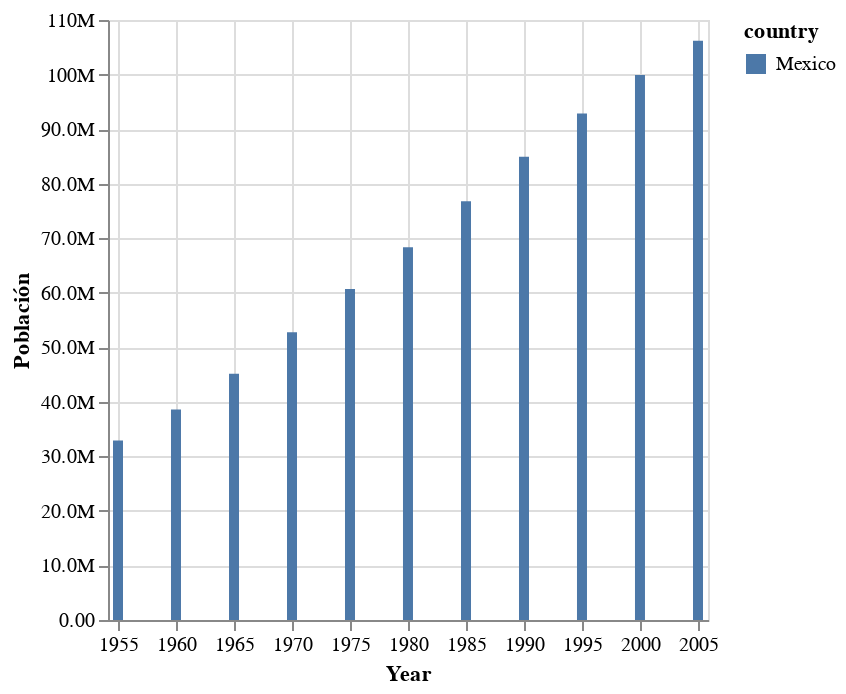

Notebook source saved alongside this figure:
### Markdown cell above
## Barras

### Code cell
alt.Chart(data_pais).mark_bar().encode(
    x = alt.X('year:T', title='Year'),
    y = alt.Y('pop', title = 'Población', axis = alt.Axis(format='.3s')),
    color = alt.Color('country'),
)

### Figure 1 — Vega-Lite specification as saved in the notebook (floating-point values rounded to 4 significant figures)
{"config": {"view": {"continuousWidth": 300, "continuousHeight": 300}}, "data": {"name": "data-4f35a0cdab91884dd1a345a8043cd8f3"}, "mark": {"type": "bar"}, "encoding": {"color": {"field": "country", "type": "nominal"}, "x": {"field": "year", "title": "Year", "type": "temporal"}, "y": {"axis": {"format": ".3s"}, "field": "pop", "title": "Población", "type": "quantitative"}}, "$schema": "https://vega.github.io/schema/vega-lite/v5.20.1.json", "datasets": {"data-4f35a0cdab91884dd1a345a8043cd8f3": [{"year": "1955-01-01T00:00:00", "country": "Mexico", "cluster": 3, "pop": 32929914, "life_expect": 55.19, "fertility": 6.8}, {"year": "1960-01-01T00:00:00", "country": "Mexico", "cluster": 3, "pop": 38578505, "life_expect": 58.3, "fertility": 6.75}, {"year": "1965-01-01T00:00:00", "country": "Mexico", "cluster": 3, "pop": 45142399, "life_expect": 60.11, "fertility": 6.75}, {"year": "1970-01-01T00:00:00", "country": "Mexico", "cluster": 3, "pop": 52775158, "life_expect": 62.36, "fertility": 6.5}, {"year": "1975-01-01T00:00:00", "country": "Mexico", "cluster": 3, "pop": 60678045, "life_expect": 65.03, "fertility": 5.25}, {"year": "1980-01-01T00:00:00", "country": "Mexico", "cluster": 3, "pop": 68347479, "life_expect": 67.41, "fertility": 4.25}, {"year": "1985-01-01T00:00:00", "country": "Mexico", "cluster": 3, "pop": 76767225, "life_expect": 69.5, "fertility": 3.63}, {"year": "1990-01-01T00:00:00", "country": "Mexico", "cluster": 3, "pop": 84913652, "life_expect": 71.45, "fertility": 3.191}, {"year": "1995-01-01T00:00:00", "country": "Mexico", "cluster": 3, "pop": 92880353, "life_expect": 73.67, "fertility": 2.671}, {"year": "2000-01-01T00:00:00", "country": "Mexico", "cluster": 3, "pop": 99926620, "life_expect": 74.9, "fertility": 2.401}, {"year": "2005-01-01T00:00:00", "country": "Mexico", "cluster": 3, "pop": 106202903, "life_expect": 76.19, "fertility": 2.211}]}}
